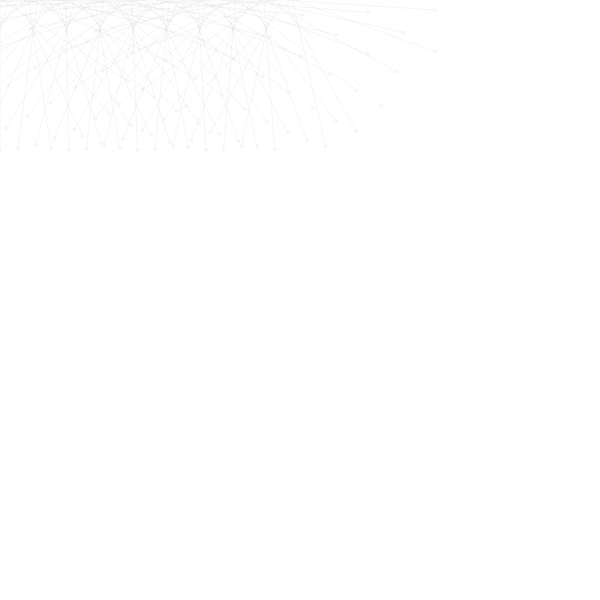
Frame 1 (no input)
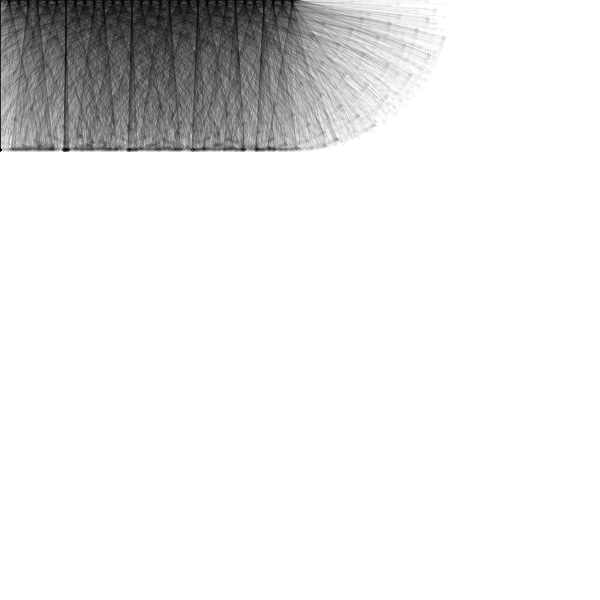
Frame 60 (no input)
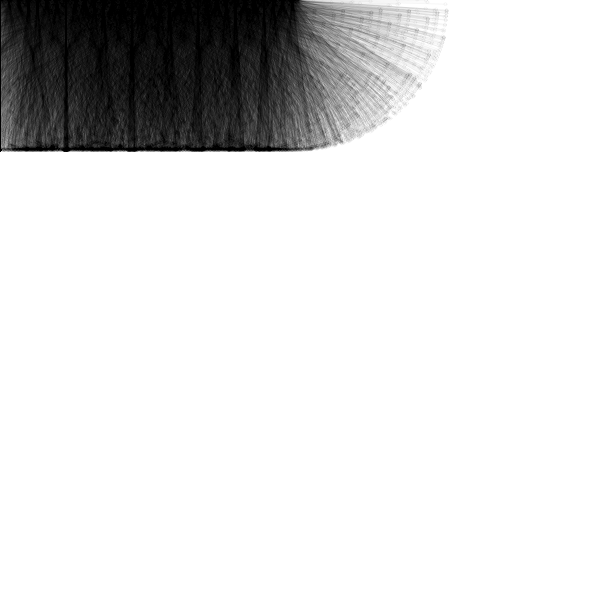
Frame 120 (the mouse pressed at the canvas centre since frame 60)

The p5.js sketch that drew these frames (run headless with seeded random() and noise() and a simulated clock; from frame 60 on, the mouse is pressed at the canvas centre):

// p5.js sketch
// ── sketch.js
// two banks of pendulums (200 short + 20 long) — phases create interference patterns

let p = [];
let p2 = [];

function setup() {
  createCanvas(600, 600);
  background(255);

  for (let i = 0; i < 200; i++) {
    p.push(new Pendulum(createVector((width / 2) / 200 * i, 0), height / 4, i));
  }
  for (let i = 0; i < 20; i++) {
    p2.push(new Pendulum(createVector((width / 2) / 20 * i, height / 4), height / 4 * 3, i * 2));
  }
}

function draw() {
  for (const x of p) {
    x.update();
    x.display(color(0, 10));
  }
  for (const x of p2) {
    x.update();
    x.display(color(255, 1));
  }
}

class Pendulum {
  constructor(origin, len, angle) {
    this.origin = origin;
    this.len = len;
    this.angle = angle;
    this.aVel = 0;
    this.aAcc = 0;
    this.bob = createVector(0, 0);
  }

  update() {
    this.aAcc = -1 * sin(this.angle) / this.len;
    this.angle += this.aVel;
    this.aVel += this.aAcc;
    this.aVel *= 0.98;
  }

  display(c) {
    this.bob.x = this.origin.x + this.len * sin(this.angle);
    this.bob.y = this.origin.y + this.len * cos(this.angle);
    stroke(c);
    noFill();
    line(this.origin.x, this.origin.y, this.bob.x, this.bob.y);
    ellipse(this.bob.x, this.bob.y, 3, 3);
  }
}
